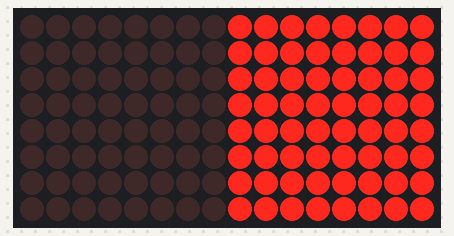
Simulated run of this sketch. Board: Arduino Uno, built with avr-gcc and run on an emulated ATmega328P. Shown: 16×8 LED matrix.

Above: at 0.1 s.
At 1.1 s:
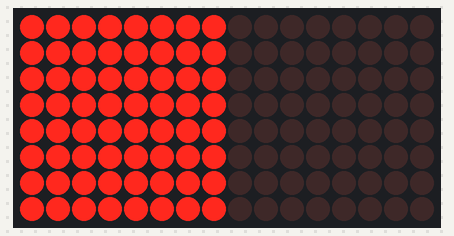

The sketch:

LedControl.ino
```cpp
#include <MD_MAX72xx.h>
#include <SPI.h>

#define MAX_DEVICES 2
#define CS_PIN 5

MD_MAX72XX mx = MD_MAX72XX(MD_MAX72XX::FC16_HW, CS_PIN, MAX_DEVICES);

void setup() {
  mx.begin();
  mx.control(MD_MAX72XX::INTENSITY, 5); // brightness 0–15
  mx.clear();

  // Turn on all LEDs on module 0
  for (uint8_t row = 0; row < 8; row++) {
    for (uint8_t col = 0; col < 8; col++) {
      mx.setPoint(row, col, true);
    }
  }
  delay(1000);

  // Clear module 0 and light up module 1
  mx.clear();
  for (uint8_t row = 0; row < 8; row++) {
    for (uint8_t col = 8; col < 16; col++) {
      mx.setPoint(row, col, true);
    }
  }
  delay(1000);

  mx.clear();
}

void loop() {}
```

Measured:
- what the display in image 1 shows lasts 1.0 s, from 1.0 s to 2.0 s
